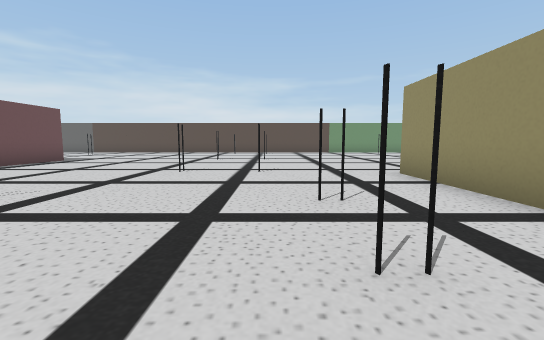
[1] (above)

19 first-person views from a walk through a scene from a Unity 3-D project. The camera is 1.3 m above the floor, tilts 6° down and sees 90° across. The floor is counted in squares, 2 m on a side. Each view is taken from the middle of a square. On the plan, view 1 faces up. The plan holds only what a view shows up to about 9 squares ahead; the rest is blank. The place goes on beyond the plan. The player character is not drawn.

[2]
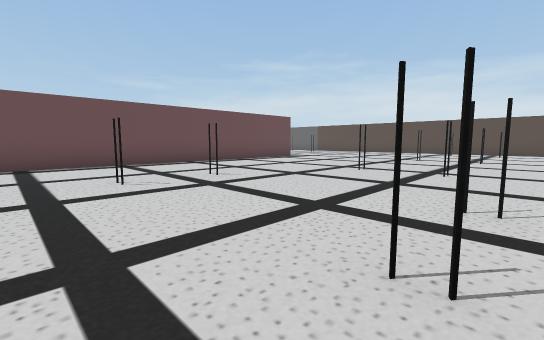

[3]
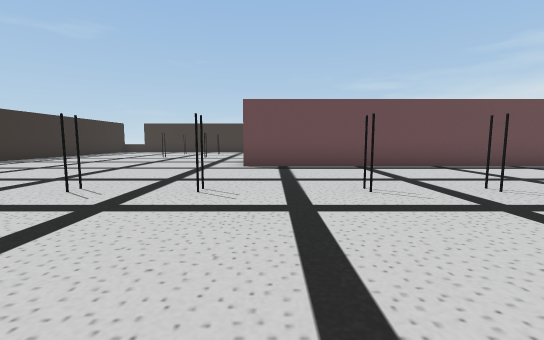

[4]
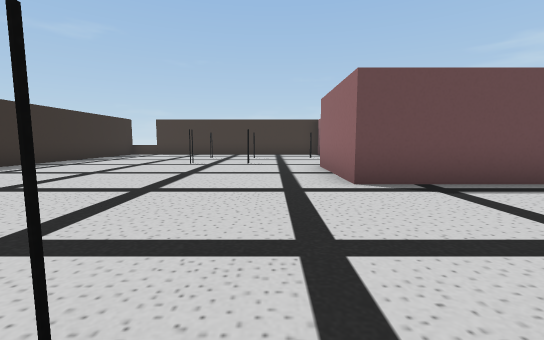

[5]
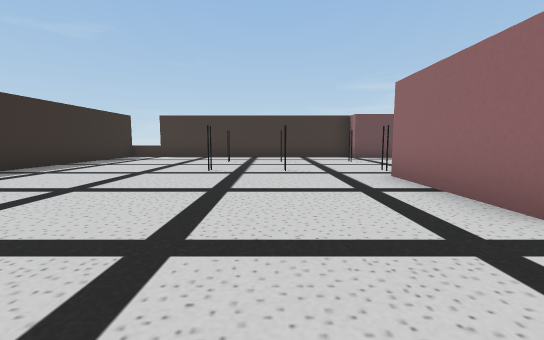

[6]
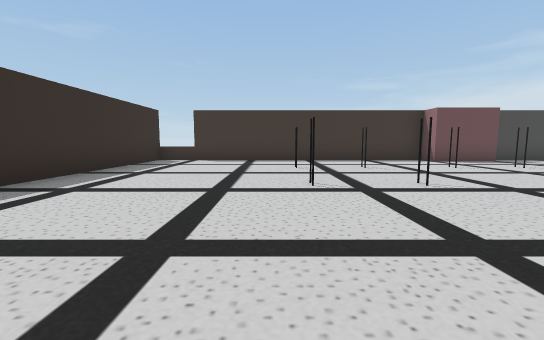

[7]
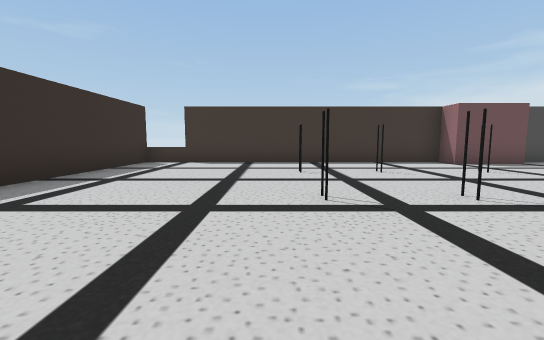

[8]
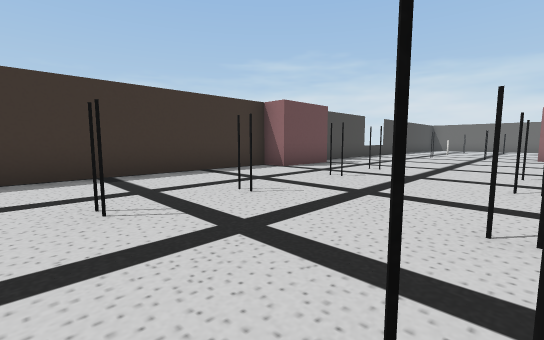

[9]
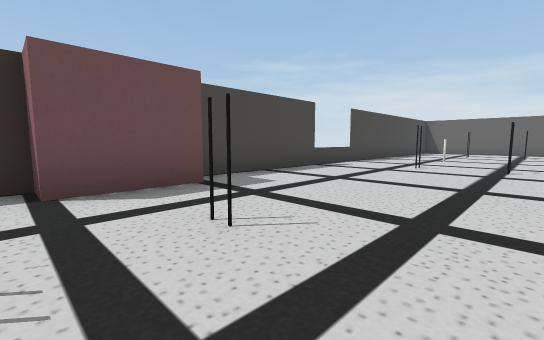

[10]
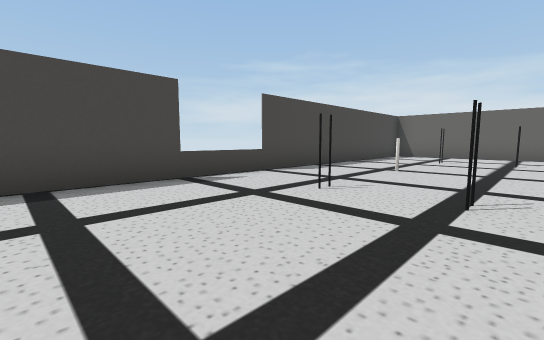

[11]
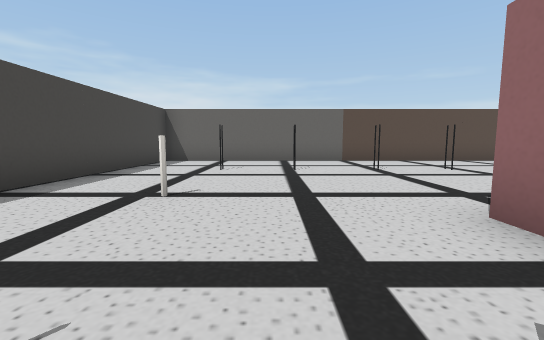

[12]
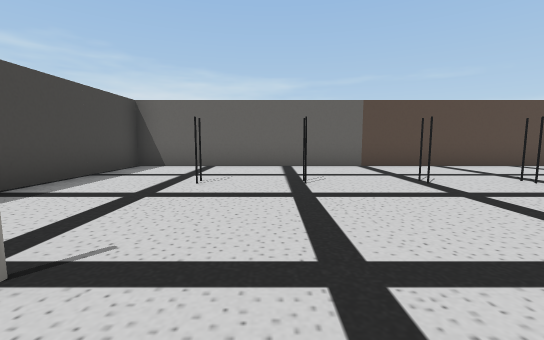

[13]
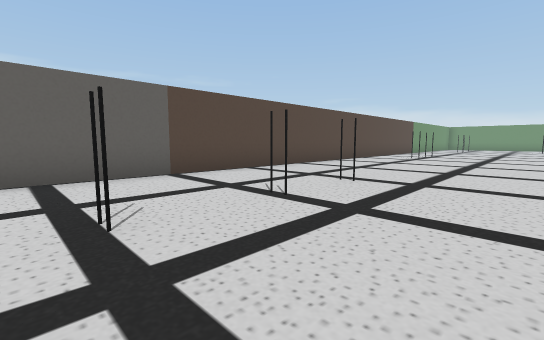

[14]
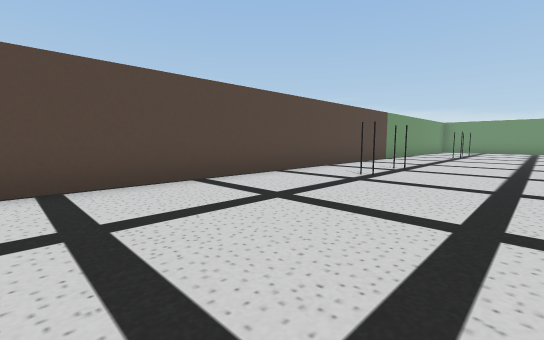

[15]
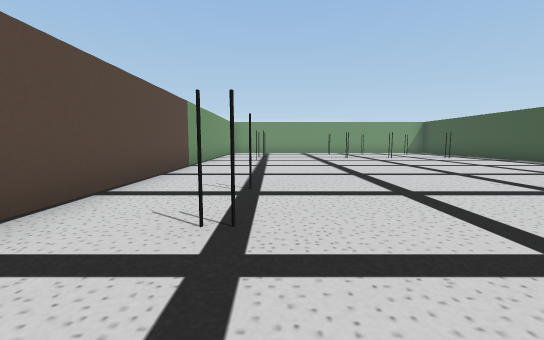

[16]
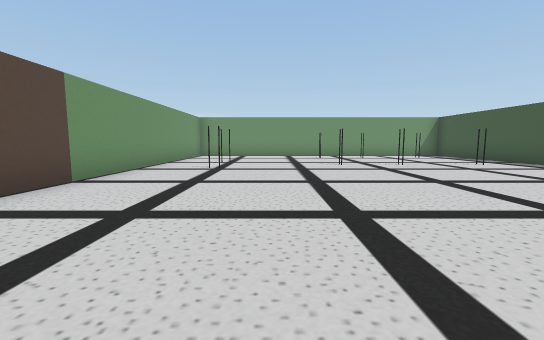

[17]
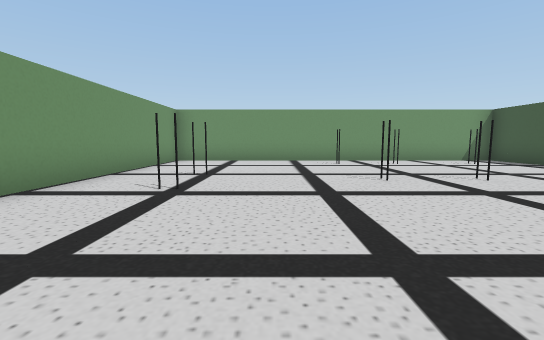

[18]
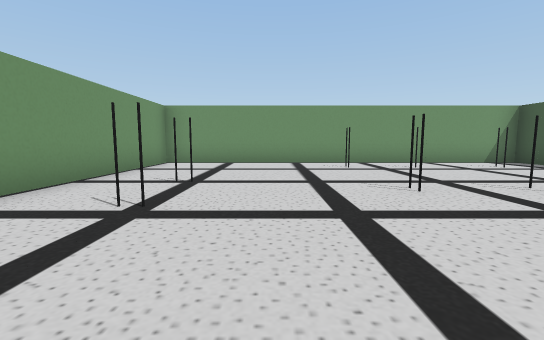

[19]
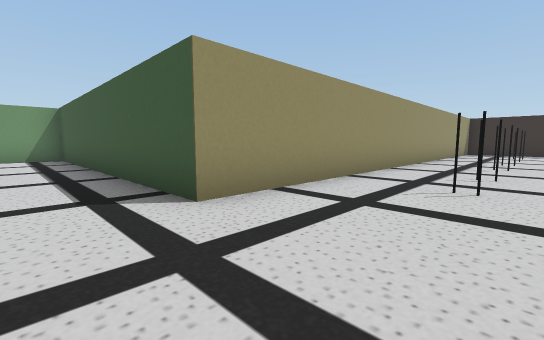

### Floor plan
Key: @ floor where view 1 was taken; # wall or solid block; . floor; v drop or lower ground; O other object.
Columns run from 17 left of view 1 to 12 right of it. Each row starts with its distance up from view 1.
 17 ##############################
 16 #............................#
 15 #......................##....#
 14 #......................##....#
 13 #..#....#....................#
 12 #............................#
 11 #.......................#..#.#
 10 #..O....       #.#...........#
  9 #.....#   #................#.#
  8 v.....#   #..................#
  7 v..#.#.   #................#.#
  6 #......   #....#.#...........#
  5 #......   #.........##########
  4 #......   #.........#
  3 #......   #.......#.#
  2 ##.....   #.........#
  1 ##....#   #..#....#.#
  0 #.....#####......@..#
 -1 #.................#.#
 -2 #...................#
 -3 #..............  .#.#
 -4 #.............   ...
 -5 #............    ..
 -6 #...........
 -7 #..........
 -8 v.........
 -9 v########

Positions as (right, up) in squares from view 1, and headings:
1: (0, 0), facing up
2: (1, 0), facing up-left
3: (0, 0), facing left
4: (-3, -2), facing left
5: (-5, -3), facing left
6: (-7, -5), facing left
7: (-8, -5), facing left
8: (-11, -5), facing up-left
9: (-12, 0), facing up-left
10: (-12, 4), facing up-left
11: (-13, 7), facing up
12: (-13, 9), facing up
13: (-13, 11), facing up-right
14: (-7, 12), facing up-right
15: (-4, 14), facing right
16: (-1, 13), facing right
17: (2, 13), facing right
18: (3, 13), facing right
19: (0, 7), facing down-right
